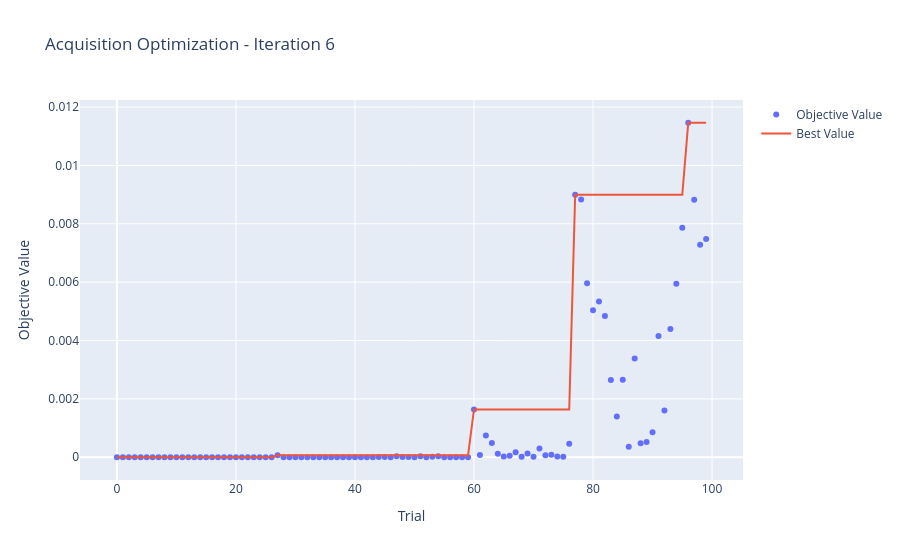

The notebook cell this image was saved under:
### Markdown cell above
## Optuna Visualization Options

The Optuna-based optimizer exposes multiple visualization methods to analyze optimization behavior across both levels:
- **Acquisition Function Optimization**: How Optuna explores the GP's acquisition function landscape
- **Hyperparameter Optimization**: How Optuna adapts GP hyperparameters over iterations

Available plots:
1. **Optimization History** — Best value found over trials
2. **Parameter Importances** — Which parameters matter most
3. **Parallel Coordinates** — Parameter trade-offs and interactions
4. **Slice Plot** — Individual parameter impact on objective

### Code cell
# Visualization 1: Acquisition Function Optimization History
print("=" * 60)
print("ACQUISITION FUNCTION OPTIMIZATION ANALYSIS")
print("=" * 60)

# Plot optimization history for the most recent acquisition study
fig_acq_hist = optimizer_func8.plot_acquisition_optimization()
if fig_acq_hist:
    fig_acq_hist.show()
    print("\nShowing how Optuna's TPE sampler explores the acquisition function landscape")
